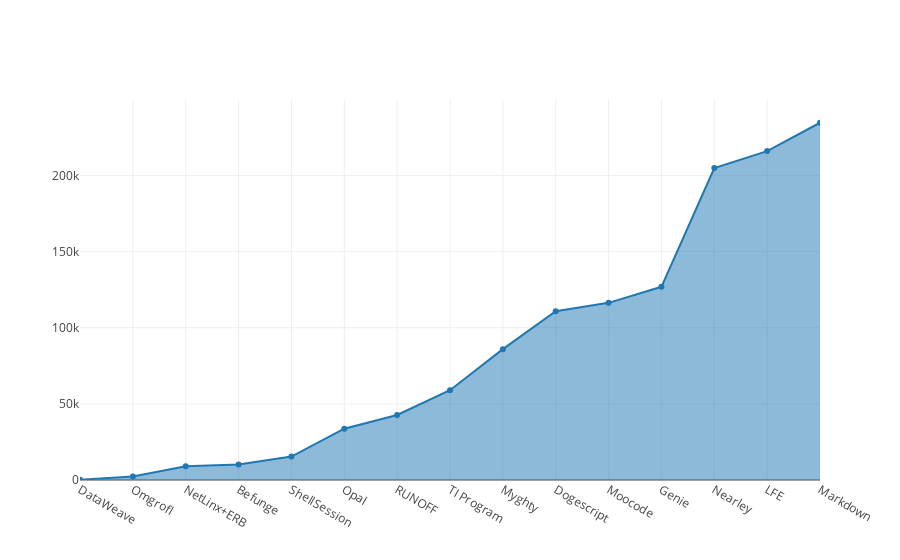

Notebook source saved alongside this figure:
### Markdown cell above
## 15 Languages that use the Least Amount of Bytes

### Code cell
import plotly as py
from plotly.graph_objs import *
import pandas
py.offline.init_notebook_mode(connected=True)

col = ['name', 'totalBytes', '']
csv_data = pandas.read_csv('least_bytes.csv', names=col)
lang = csv_data.name.tolist()
lang.pop(0)
byte = csv_data.totalBytes.tolist()
byte.pop(0)

x = lang
y = byte

trace = Scatter(
    x=lang,
    y=byte,
    fill='tozeroy'
)


labels = lang
values = byte


py.offline.iplot([trace])

### Figure 1 — Plotly figure (JSON) as saved in the notebook; plotly's stock layout.template omitted (floating-point values rounded to 4 significant figures)
{"data": [{"fill": "tozeroy", "type": "scatter", "x": ["DataWeave", "Omgrofl", "NetLinx+ERB", "Befunge", "ShellSession", "Opal", "RUNOFF", "TI Program", "Myghty", "Dogescript", "Moocode", "Genie", "Nearley", "LFE", "Markdown"], "y": ["238", "2301", "9031", "10120", "15416", "33717", "42672", "58983", "85961", "110909", "116352", "126883", "204852", "216024", "234650"]}], "layout": {}}
